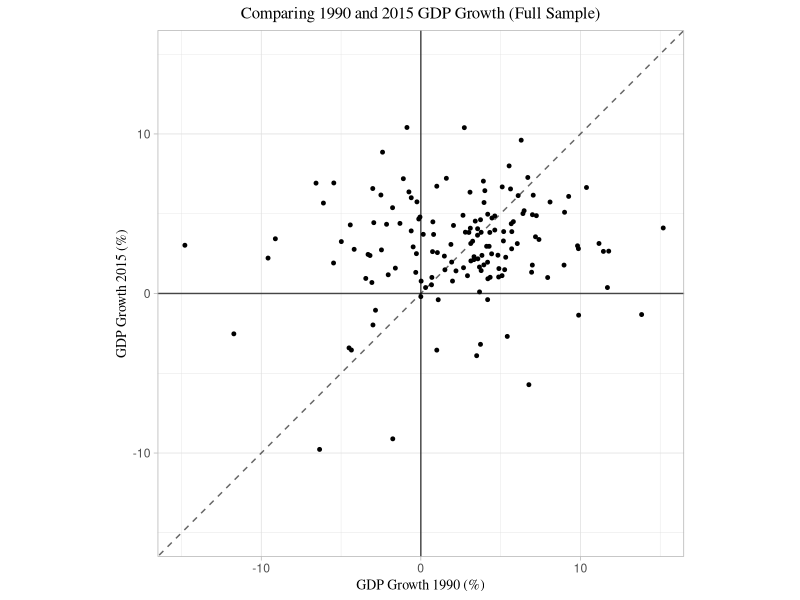
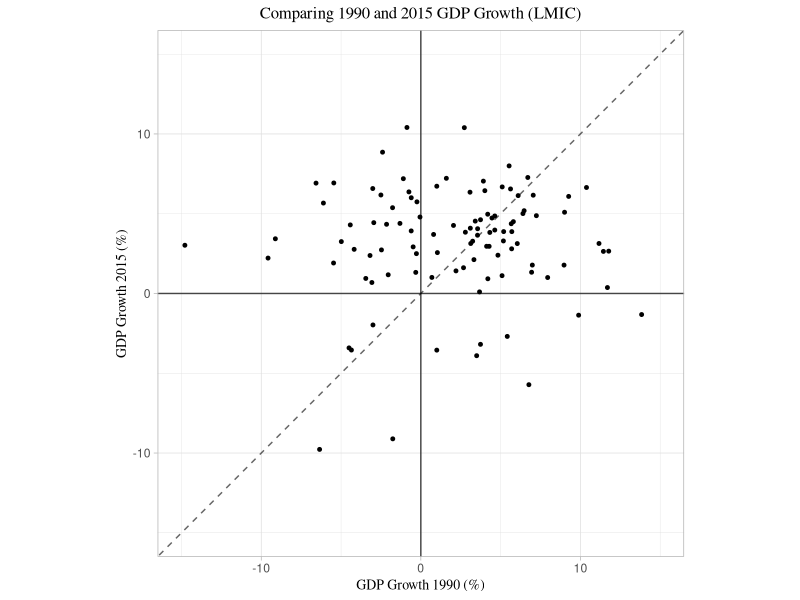
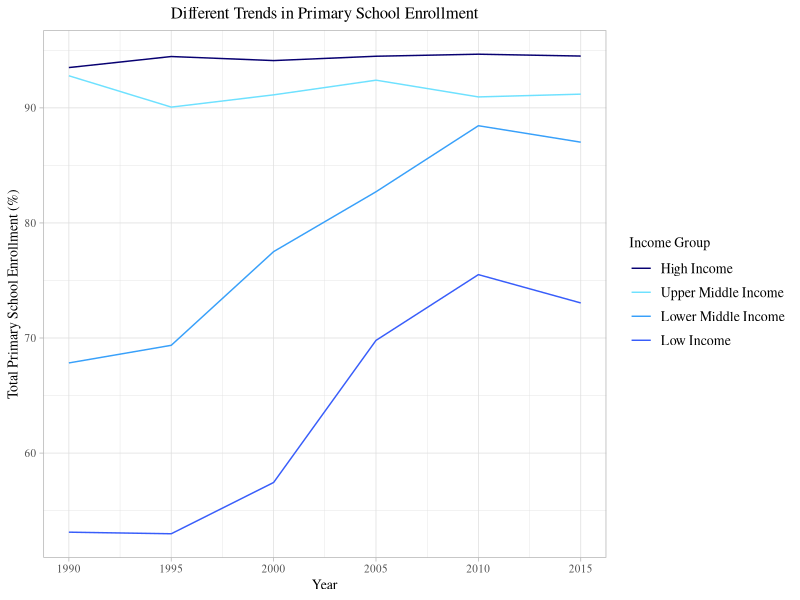
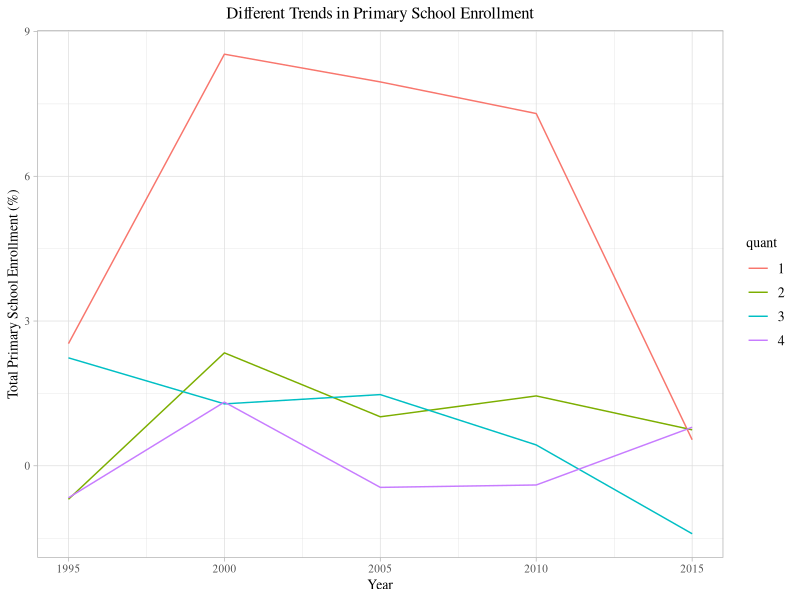
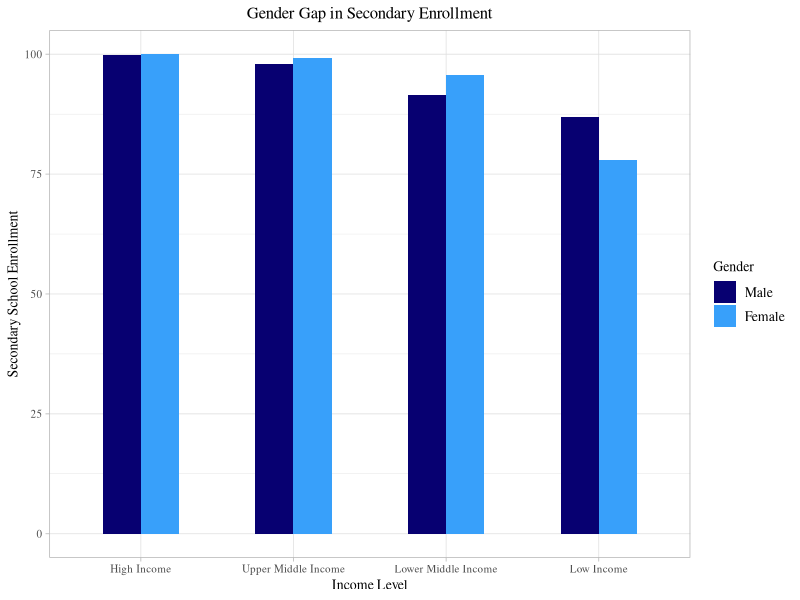

These charts were generated, in order, by the following R code:
## ---- chunk 1
knitr::opts_chunk$set(echo = TRUE)
library(tidyverse)
## ---- chunk 2
dev_ind <- read.csv('./pset1_data/development_indicators.csv')
clf <- read.csv('./pset1_data/classifications.csv')
## ---- chunk 3
df <- left_join(dev_ind,clf,by='countrycode')
## ---- chunk 4
df <- df %>% 
  mutate(LMIC_ind = if_else(str_detect(tolower(income_level),'low') |
                              str_detect(tolower(income_level),'lower') |
                              str_detect(tolower(income_level),'middle'),1,0))
## ---- chunk 5
df %>% 
  filter((year == 2015) & (!is.na(gdp_growth))) %>%
  group_by(income_level) %>%
  summarise(mean_GDPgrowth = mean(gdp_growth),
            sd_GDPgrowth = sd(gdp_growth))
## ---- chunk 6
df_5 <- df %>%
  pivot_wider(id_cols = c(countryname.x,LMIC_ind),
              names_from = year,
              names_prefix = 'gdp_growth',
              values_from = gdp_growth) %>%
  na.omit()
df_5_LMIC <- df_5 %>%
  filter(LMIC_ind==1)
## ---- chunk 7
ggplot(data=df_5,mapping=aes(x=gdp_growth1990,y=gdp_growth2015)) + 
  geom_point(size = 1, position = position_jitter()) +
  geom_abline(slope=1,intercept=0, alpha = 0.6, linetype='dashed') + 
  geom_hline(yintercept = 0, alpha=0.7) +
  geom_vline(xintercept = 0, alpha=0.7) + 
  theme_light() + ggtitle("Comparing 1990 and 2015 GDP Growth (Full Sample)") +
  xlab("GDP Growth 1990 (%)") + ylab("GDP Growth 2015 (%)") +
  coord_fixed(xlim=c(-15,15), ylim=c(-15,15)) +
  theme(plot.title = element_text(family = 'serif', hjust = 0.5, size = 12), 
        axis.title.x = element_text(family = 'serif', size = 10),
        axis.title.y = element_text(family = 'serif', size = 10))
## ---- chunk 8
ggplot(data=df_5_LMIC,mapping=aes(x=gdp_growth1990,y=gdp_growth2015)) + 
  geom_point(size = 1, position = position_jitter()) +
  geom_abline(slope=1,intercept=0, alpha = 0.6, linetype='dashed') + 
  geom_hline(yintercept = 0, alpha=0.7) +
  geom_vline(xintercept = 0, alpha=0.7) + 
  theme_light() + ggtitle("Comparing 1990 and 2015 GDP Growth (LMIC)") +
  xlab("GDP Growth 1990 (%)") + ylab("GDP Growth 2015 (%)") +
  coord_fixed(xlim=c(-15,15), ylim=c(-15,15)) +
  theme(plot.title = element_text(family = 'serif', hjust = 0.5, size = 12), 
        axis.title.x = element_text(family = 'serif', size = 10),
        axis.title.y = element_text(family = 'serif', size = 10))
## ---- chunk 9
df_6a <- df %>% 
  filter(!is.na(enroll_primary_t)) %>%
  group_by(year,income_level) %>%
  summarise(primary = mean(enroll_primary_t),.groups='keep')
## ---- chunk 10
ggplot(data=df_6a,mapping=aes(x=year,y=primary,color=income_level)) +
  geom_line() +
  theme_light() + ggtitle("Different Trends in Primary School Enrollment") +
  xlab("Year") + ylab("Total Primary School Enrollment (%)") +
  theme(plot.title = element_text(family = 'serif', hjust = 0.5, size = 12), 
        axis.title = element_text(family = 'serif', size = 10),
        axis.text = element_text(family = 'serif',size=8),
        legend.title =element_text(family = 'serif', size = 10),
        legend.text =element_text(family = 'serif', size = 10)) +
  scale_color_manual(values=c("#070071", "#6EE1FF", "#38A0FA",'#385DFA'),
                     name='Income Group',
                     limits = c("High Income","Upper Middle Income",
                                "Lower Middle Income","Low Income"))
## ---- chunk 11
df_7 <- df %>%
  select(year,countrycode,gdp_percap,enroll_primary_t) %>%
  group_by(countrycode) %>%
  mutate(diff = enroll_primary_t - lag(enroll_primary_t)) %>% 
  filter(!is.na(diff)) %>%
  group_by(year) %>%
  mutate(quant = factor(cut(gdp_percap,quantile(gdp_percap, probs = seq(0, 1, 1/4),na.rm=T),include.lowest=TRUE,labels=FALSE))) %>%
  filter(!is.na(quant)) %>%
  group_by(year,quant) %>%
  summarise(primary=mean(diff),.groups='keep') 
## ---- chunk 12
ggplot(data=df_7,mapping=aes(x=year,y=primary,color=quant)) +
  geom_line() +
  theme_light() + ggtitle("Different Trends in Primary School Enrollment") +
  xlab("Year") + ylab("Total Primary School Enrollment (%)") +
  theme(plot.title = element_text(family = 'serif', hjust = 0.5, size = 12), 
        axis.title = element_text(family = 'serif', size = 10),
        axis.text = element_text(family = 'serif',size=8),
        legend.title =element_text(family = 'serif', size = 10),
        legend.text =element_text(family = 'serif', size = 10))
## ---- chunk 13
df_8 <- df %>%
  pivot_longer(cols = c(enroll_second_m,enroll_secondary_f),
               names_to = 'gender',
               values_to='enroll_sec') %>%
  select(income_level,gender,enroll_sec,LMIC_ind,gdp_growth,gdp_percap)
## ---- chunk 14
df_8_bar <- df_8 %>%
  filter(!is.na(enroll_sec))
ggplot(data = df_8_bar, 
       mapping = aes(x=factor(
         income_level,c("High Income","Upper Middle Income",
                        "Lower Middle Income","Low Income")), 
                     y=enroll_sec, fill=gender)) +
  geom_col(position = 'dodge',width = 0.5) + 
  theme_light() + ggtitle("Gender Gap in Secondary Enrollment") +
  xlab("Income Level") + ylab("Secondary School Enrollment") +
  theme(plot.title = element_text(family = 'serif', hjust = 0.5, size = 12), 
        axis.title = element_text(family = 'serif', size = 10),
        axis.text = element_text(family = 'serif',size=8),
        legend.title =element_text(family = 'serif', size = 10),
        legend.text =element_text(family = 'serif', size = 10)) +
  scale_fill_manual(values=c("#070071", "#38A0FA"),
                     name='Gender',
                     labels = c("Male","Female"))
